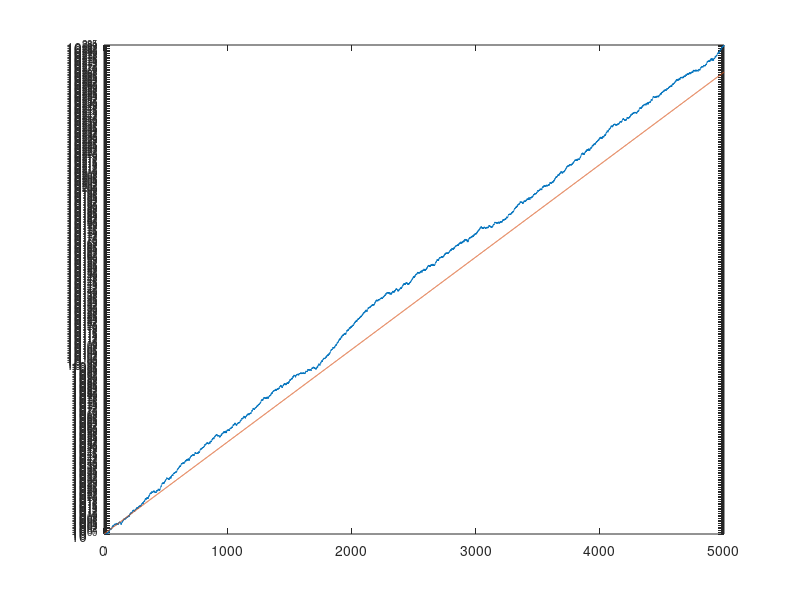

Recreate this plot in MATLAB.
%RFIB                    Random Fibonacci sequence.

rand('state',100)        % Set random number state.
m = 5000;                % Number of iterations.

x = [1 2];               % Initial conditions.
for n = 2:m-1            % Main loop.
     x(n+1) = x(n) + sign(rand-0.5)*x(n-1);
end

semilogy(1:m,abs(x))
c = 1.13198824;          % Viswanath's constant.
hold on
semilogy(1:m,c.^(1:m))
hold off
